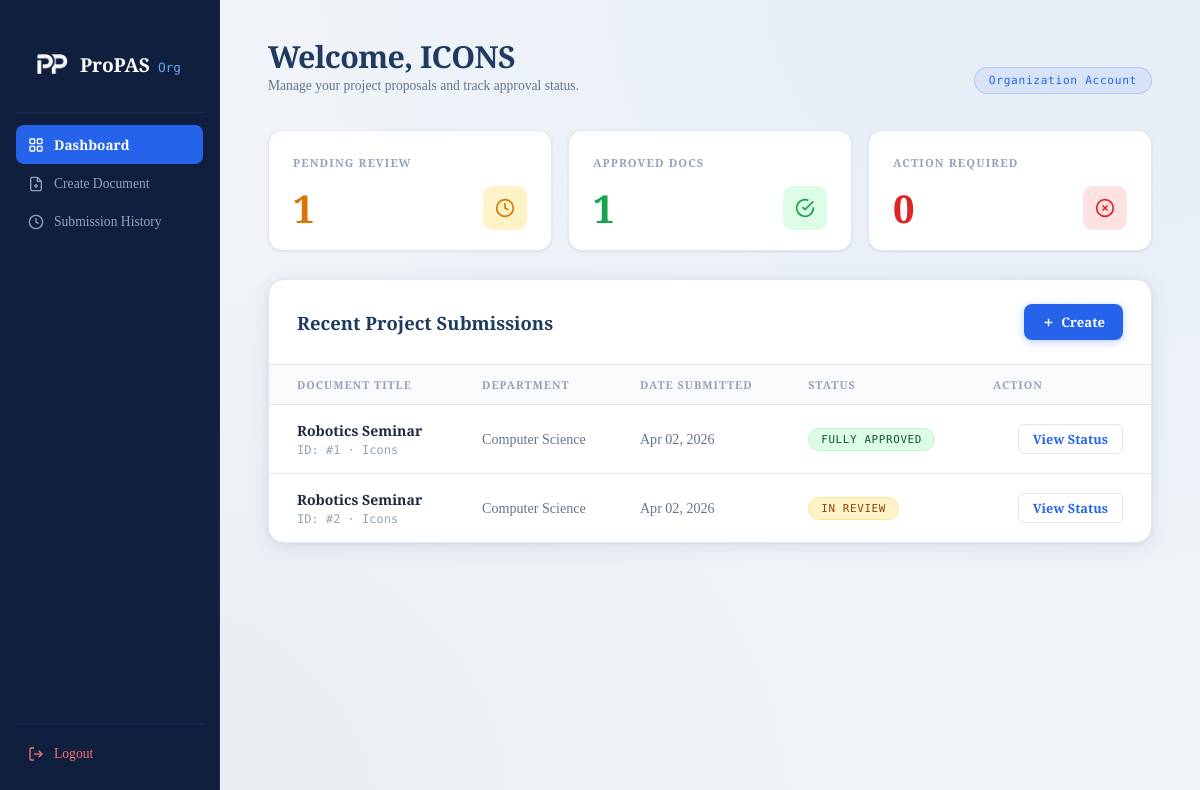
The app's page /org-home (signed in) with its own data.
### models.py (models this page shows)
class User(UserMixin, db.Model):
    __tablename__ = 'accounts'
    id = db.Column(db.Integer, primary_key=True)
    username = db.Column(db.String(80), unique=True, nullable=False)
    password_hash = db.Column(db.String(128))
    account_type = db.Column(db.String(20))  # 'Org' or 'Office'
    profile_data = db.Column(db.JSON, default={})
    proposals = db.relationship('Proposal', backref='creator', lazy=True)

class Proposal(db.Model):
    __tablename__ = 'proposals'
    id = db.Column(db.Integer, primary_key=True)
    title = db.Column(db.String(200), nullable=False)
    status = db.Column(db.String(20), default='PENDING')
    version_number = db.Column(db.Integer, default=1)
    file_path = db.Column(db.String(300))
    proposal_data = db.Column(db.JSON)
    current_step_id = db.Column(db.Integer, db.ForeignKey('approval_steps.id'))
    creator_id = db.Column(db.Integer, db.ForeignKey('accounts.id'))
    created_at = db.Column(db.DateTime, default=datetime.utcnow)

### routes/proposal.py (the view)
@proposal_bp.route('/org-home')
@login_required
def org_home():
    proposals = Proposal.query.filter_by(creator_id=current_user.id).all()
    pending = Proposal.query.filter_by(creator_id=current_user.id, status='PENDING').count()
    rejected = Proposal.query.filter_by(creator_id=current_user.id, status='REJECTED').count()
    approved = Proposal.query.filter_by(creator_id=current_user.id, status='APPROVED').count()
    return render_template(
        'org_home.html',
        proposals=proposals,
        pending_count=pending,
        rejected_count=rejected,
        approved_count=approved
    )

### app.py (called while the page is built)
@login_manager.user_loader
def load_user(user_id):
    from models import User
    return db.session.get(User, int(user_id))

### templates/org_home.html (shortened to what this page needs)
<!DOCTYPE html>
<html lang="en">
<head>
  <link rel="stylesheet" href="{{ url_for('static', filename='css/org_home.css') }}" />
</head>
<body>
<div class="layout">
  <aside class="sidebar">
    <div class="sidebar-logo">
      <div class="header-seal">
          <img src="{{ url_for('static', filename='images/Icon.png') }}" alt="ProPAS Logo" class="header-logo-img">
      </div>
      <div>
        <span class="logo-text">ProPAS</span>
        <span class="logo-sub">Org</span>
      </div>
    </div>
    <div class="sidebar-divider"></div>
    <nav class="sidebar-nav">
      <a href="{{ url_for('proposal.org_home') }}" class="nav-item active">
        <svg viewBox="0 0 24 24" fill="none" stroke="currentColor" stroke-width="2"><rect x="3" y="3" width="7" height="7" rx="1"/><rect x="14" y="3" width="7" height="7" rx="1"/><rect x="3" y="14" width="7" height="7" rx="1"/><rect x="14" y="14" width="7" height="7" rx="1"/></svg>
        Dashboard
      </a>
      <a href="{{ url_for('proposal.create') }}" class="nav-item">
        <svg viewBox="0 0 24 24" fill="none" stroke="currentColor" stroke-width="2"><path d="M14 2H6a2 2 0 0 0-2 2v16a2 2 0 0 0 2 2h12a2 2 0 0 0 2-2V8z"/><polyline points="14 2 14 8 20 8"/><line x1="12" y1="18" x2="12" y2="12"/><line x1="9" y1="15" x2="15" y2="15"/></svg>
        Create Document
      </a>
      <a href="{{ url_for('proposal.history') }}" class="nav-item">
        <svg viewBox="0 0 24 24" fill="none" stroke="currentColor" stroke-width="2"><circle cx="12" cy="12" r="10"/><polyline points="12 6 12 12 16 14"/></svg>
        Submission History
      </a>
    </nav>
    <div class="sidebar-divider"></div>
    <a href="{{ url_for('auth.logout') }}" class="nav-item nav-item--danger">
      <svg viewBox="0 0 24 24" fill="none" stroke="currentColor" stroke-width="2"><path d="M9 21H5a2 2 0 0 1-2-2V5a2 2 0 0 1 2-2h4"/><polyline points="16 17 21 12 16 7"/><line x1="21" y1="12" x2="9" y2="12"/></svg>
      Logout
    </a>
  </aside>
  <main class="main">
    <div class="topbar">
      <div>
        <h1 class="topbar-title">Welcome, {{ current_user.username|upper }}</h1>
        <p class="topbar-sub">Manage your project proposals and track approval status.</p>
      </div>
      <span class="account-badge">Organization Account</span>
    </div>
    <div class="stats-grid">
      <div class="stat-card">
        <div class="stat-label">Pending Review</div>
        <div class="stat-row">
          <span class="stat-number stat-number--warning">{{ pending_count|default(0) }}</span>
          <div class="stat-icon stat-icon--warning">
            <svg viewBox="0 0 24 24" fill="none" stroke="currentColor" stroke-width="2"><circle cx="12" cy="12" r="10"/><polyline points="12 6 12 12 16 14"/></svg>
          </div>
        </div>
      </div>
      <div class="stat-card">
        <div class="stat-label">Approved Docs</div>
        <div class="stat-row">
          <span class="stat-number stat-number--success">{{ approved_count|default(0) }}</span>
          <div class="stat-icon stat-icon--success">
            <svg viewBox="0 0 24 24" fill="none" stroke="currentColor" stroke-width="2"><path d="M22 11.08V12a10 10 0 1 1-5.93-9.14"/><polyline points="22 4 12 14.01 9 11.01"/></svg>
          </div>
        </div>
      </div>
      <div class="stat-card">
        <div class="stat-label">Action Required</div>
        <div class="stat-row">
          <span class="stat-number stat-number--danger">{{ rejected_count|default(0) }}</span>
          <div class="stat-icon stat-icon--danger">
            <svg viewBox="0 0 24 24" fill="none" stroke="currentColor" stroke-width="2"><circle cx="12" cy="12" r="10"/><line x1="15" y1="9" x2="9" y2="15"/><line x1="9" y1="9" x2="15" y2="15"/></svg>
          </div>
        </div>
      </div>
    </div>
    <div class="table-card">
      <div class="table-header">
        <h2 class="table-title">Recent Project Submissions</h2>
        <div class="table-actions">
          <a href="{{ url_for('proposal.create') }}" class="btn-new">
            <svg viewBox="0 0 24 24" fill="none" stroke="currentColor" stroke-width="2.5" width="13" height="13">
              <line x1="12" y1="5" x2="12" y2="19"/><line x1="5" y1="12" x2="19" y2="12"/>
            </svg>
            Create
          </a>
        </div>
      </div>
      <div class="table-wrap">
        <table class="table">
          <thead>
            <tr>
              <th>Document Title</th>
              <th>Department</th>
              <th>Date Submitted</th>
              <th>Status</th>
              <th class="text-right">Action</th>
            </tr>
          </thead>
          <tbody>
          {% for prop in proposals %}
          <tr>
            <td>
              <div class="doc-title">{{ prop.title }}</div>
              <div class="doc-meta">ID: #{{ prop.id }} · {{ prop.proposal_data.get('sponsor', 'N/A') }}</div>
            </td>
            <td class="td-muted">
                {% if prop.creator.username|lower == 'icons' %}Computer Science
                {% elif prop.creator.username|lower == 'hibe' %}Biology
                {% elif prop.creator.username|lower == 'psych' %}Psychology
                {% elif prop.creator.username|lower == 'kwago' %}Political Science
                {% elif prop.creator.username|lower == 'aces' %}Engg/Comm
                {% else %}{{ prop.creator.username }}
                {% endif %}
            </td>
            <td class="td-muted">{{ prop.created_at.strftime('%b %d, %Y') if prop.created_at else 'Processing...' }}</td>
            <td>
              {% if prop.status == 'REJECTED' %}
                <span class="status-badge status-badge--rejected" style="background: #fee2e2; color: #ef4444;">Returned / Rejected</span>
              {% elif prop.status == 'APPROVED' %}
                <span class="status-badge status-badge--approved">Fully Approved</span>
              {% else %}
                <span class="status-badge status-badge--pending">In Review</span>
              {% endif %}
            </td>
            <td class="text-right">
              <div style="display: flex; gap: 8px; justify-content: flex-end;">
                {% if prop.status == 'REJECTED' %}
                  <a href="{{ url_for('proposal.create', edit_id=prop.id) }}" class="border border-red-500 text-red-500 px-3 py-1 rounded-lg hover:bg-red-50 transition text-xs font-semibold">
                    Fix & Resubmit
                  </a>
                {% else %}
                  <button class="btn-view">View Status</button>
                {% endif %}
              </div>
            </td>
          </tr>
          {% else %}
            <tr><td colspan="5" style="text-align:center; padding: 40px; color: #94a3b8;">No proposals found.</td></tr>
          {% endfor %}
          </tbody>
        </table>
      </div>
    </div>
  </main>
</div>
</body>
</html>

### records on screen
User: username "ICONS"
Proposal: title "Robotics Seminar", id "1", proposal_data.get "Icons", created_at "Apr 02, 2026", status "FULLY APPROVED"
Proposal: title "Robotics Seminar", id "2", proposal_data.get "Icons", created_at "Apr 02, 2026", status "IN REVIEW"

### other values on screen
{{ pending_count|default(0) }} "1"
{{ approved_count|default(0) }} "1"
{{ rejected_count|default(0) }} "0"
